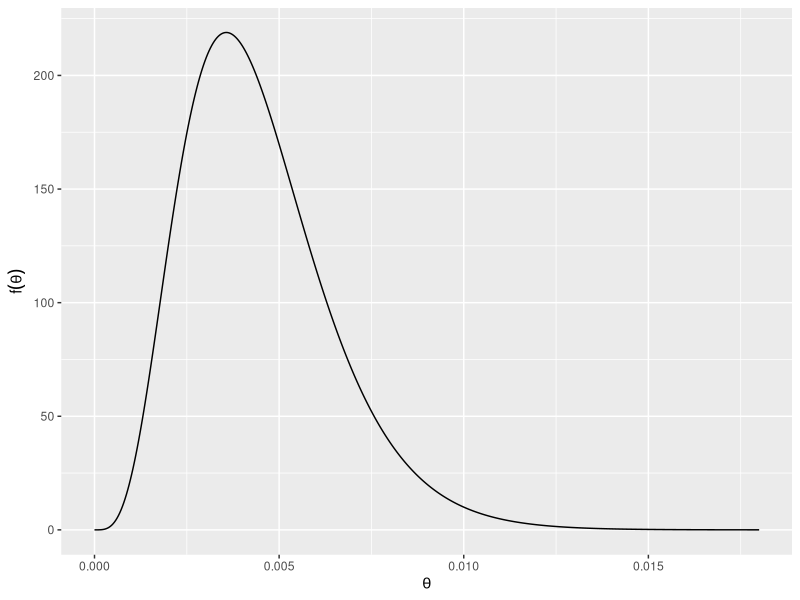

Recreate this plot in R.
## ---- chunk 1
#| label: prior
#| message: false
#| fig-cap: "Prior distribution for theta derived from pre-1950 inter-event times."

library(ggplot2)

# Prior hyperparameters (reused by the posterior chunk below)
a <- 5
b <- 1120.5

theta_grid <- seq(0, 0.018, length.out = 500)
prior_df <- data.frame(
  theta   = theta_grid,
  density = dgamma(theta_grid, shape = a, rate = b)
)

ggplot(prior_df, aes(theta, density)) +
  geom_line() +
  labs(x = expression(theta), y = expression(f(theta))) +
  theme_gray()
